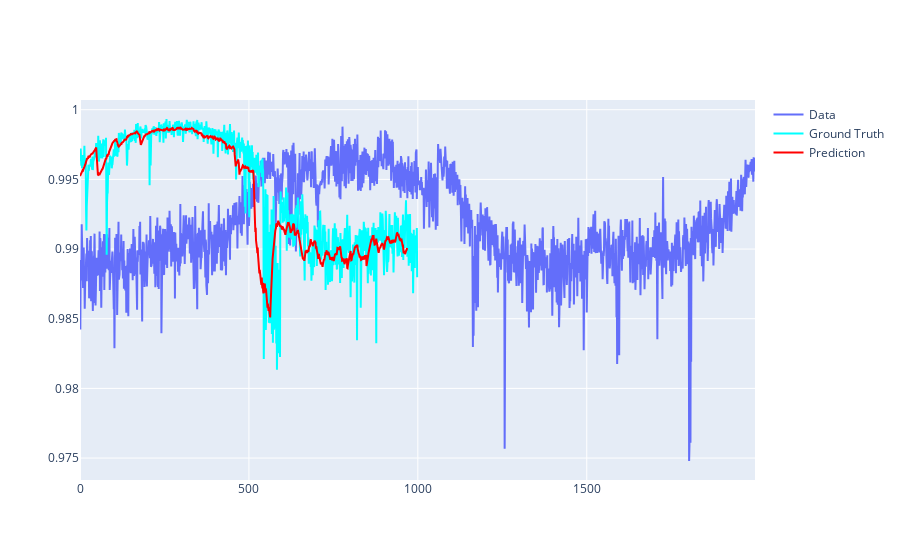

The notebook cell saved with this chart:
### Code cell
trace1 = go.Scatter(
     y = train,
     mode = 'lines',
     name = 'Data'
 )

trace2 = go.Scatter(
     y = test,
     mode = 'lines',
     name = 'Ground Truth',
     line=dict(color='cyan', width=2)
 )

trace3 = go.Scatter(
     y = test_prediction,
     mode = 'lines',
     name = 'Prediction',
     line=dict(color='red', width=2)
 )

fig = go.Figure(data=[trace1, trace2, trace3])
fig.show()

### Figure 1 — Plotly figure (JSON) as saved in the notebook; plotly's stock layout.template omitted (floating-point values rounded to 4 significant figures; data arrays with more than 128 entries replaced by an {"elided": "..."} marker saying what was removed)
{"data": [{"mode": "lines", "name": "Data", "type": "scatter", "y": {"elided": "1999 float values"}}, {"line": {"color": "cyan", "width": 2}, "mode": "lines", "name": "Ground Truth", "type": "scatter", "y": {"elided": "999 float values"}}, {"line": {"color": "red", "width": 2}, "mode": "lines", "name": "Prediction", "type": "scatter", "y": {"elided": "969 float values"}}], "layout": {"autosize": true, "xaxis": {"autorange": true, "range": [0, 1998]}, "yaxis": {"autorange": true, "range": [0.9734, 1.001], "type": "linear"}}}
